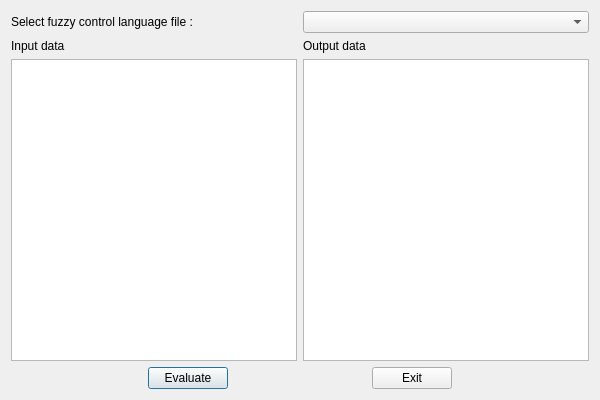
<?xml version="1.0" encoding="UTF-8"?>
<ui version="4.0">
 <class>CalculationDialogClass</class>
 <widget class="QDialog" name="CalculationDialogClass">
  <property name="geometry">
   <rect>
    <x>0</x>
    <y>0</y>
    <width>600</width>
    <height>400</height>
   </rect>
  </property>
  <property name="windowTitle">
   <string>CalculationDialog</string>
  </property>
  <layout class="QVBoxLayout" name="verticalLayout_3">
   <item>
    <layout class="QHBoxLayout" name="horizontalLayout">
     <item>
      <widget class="QLabel" name="label">
       <property name="text">
        <string>Select fuzzy control language file :</string>
       </property>
      </widget>
     </item>
     <item>
      <widget class="QComboBox" name="cmb_fcl_files"/>
     </item>
    </layout>
   </item>
   <item>
    <layout class="QHBoxLayout" name="horizontalLayout_3">
     <item>
      <layout class="QVBoxLayout" name="verticalLayout">
       <item>
        <widget class="QLabel" name="label_2">
         <property name="text">
          <string>Input data</string>
         </property>
        </widget>
       </item>
       <item>
        <widget class="QTableWidget" name="tbl_inputs"/>
       </item>
      </layout>
     </item>
     <item>
      <layout class="QVBoxLayout" name="verticalLayout_2">
       <item>
        <widget class="QLabel" name="label_3">
         <property name="text">
          <string>Output data</string>
         </property>
        </widget>
       </item>
       <item>
        <widget class="QTableWidget" name="tbl_outputs">
         <property name="editTriggers">
          <set>QAbstractItemView::NoEditTriggers</set>
         </property>
        </widget>
       </item>
      </layout>
     </item>
    </layout>
   </item>
   <item>
    <layout class="QHBoxLayout" name="horizontalLayout_2">
     <item>
      <spacer name="horizontalSpacer_3">
       <property name="orientation">
        <enum>Qt::Horizontal</enum>
       </property>
       <property name="sizeHint" stdset="0">
        <size>
         <width>40</width>
         <height>20</height>
        </size>
       </property>
      </spacer>
     </item>
     <item>
      <widget class="QPushButton" name="btn_eval">
       <property name="text">
        <string>Evaluate</string>
       </property>
      </widget>
     </item>
     <item>
      <spacer name="horizontalSpacer">
       <property name="orientation">
        <enum>Qt::Horizontal</enum>
       </property>
       <property name="sizeHint" stdset="0">
        <size>
         <width>40</width>
         <height>20</height>
        </size>
       </property>
      </spacer>
     </item>
     <item>
      <widget class="QPushButton" name="btn_exit">
       <property name="text">
        <string>Exit</string>
       </property>
      </widget>
     </item>
     <item>
      <spacer name="horizontalSpacer_2">
       <property name="orientation">
        <enum>Qt::Horizontal</enum>
       </property>
       <property name="sizeHint" stdset="0">
        <size>
         <width>40</width>
         <height>20</height>
        </size>
       </property>
      </spacer>
     </item>
    </layout>
   </item>
  </layout>
 </widget>
 <layoutdefault spacing="6" margin="11"/>
 <resources/>
 <connections>
  <connection>
   <sender>cmb_fcl_files</sender>
   <signal>activated(QString)</signal>
   <receiver>CalculationDialogClass</receiver>
   <slot>initFuzzyModel(QString)</slot>
   <hints>
    <hint type="sourcelabel">
     <x>328</x>
     <y>21</y>
    </hint>
    <hint type="destinationlabel">
     <x>236</x>
     <y>5</y>
    </hint>
   </hints>
  </connection>
  <connection>
   <sender>btn_eval</sender>
   <signal>clicked()</signal>
   <receiver>CalculationDialogClass</receiver>
   <slot>evaluate()</slot>
   <hints>
    <hint type="sourcelabel">
     <x>179</x>
     <y>375</y>
    </hint>
    <hint type="destinationlabel">
     <x>99</x>
     <y>365</y>
    </hint>
   </hints>
  </connection>
  <connection>
   <sender>btn_exit</sender>
   <signal>clicked()</signal>
   <receiver>CalculationDialogClass</receiver>
   <slot>accept()</slot>
   <hints>
    <hint type="sourcelabel">
     <x>403</x>
     <y>375</y>
    </hint>
    <hint type="destinationlabel">
     <x>328</x>
     <y>366</y>
    </hint>
   </hints>
  </connection>
  <connection>
   <sender>tbl_inputs</sender>
   <signal>cellChanged(int,int)</signal>
   <receiver>CalculationDialogClass</receiver>
   <slot>changeInputData()</slot>
   <hints>
    <hint type="sourcelabel">
     <x>36</x>
     <y>175</y>
    </hint>
    <hint type="destinationlabel">
     <x>7</x>
     <y>179</y>
    </hint>
   </hints>
  </connection>
 </connections>
 <slots>
  <slot>initFuzzyModel(QString)</slot>
  <slot>changeInputData()</slot>
  <slot>evaluate()</slot>
 </slots>
</ui>
